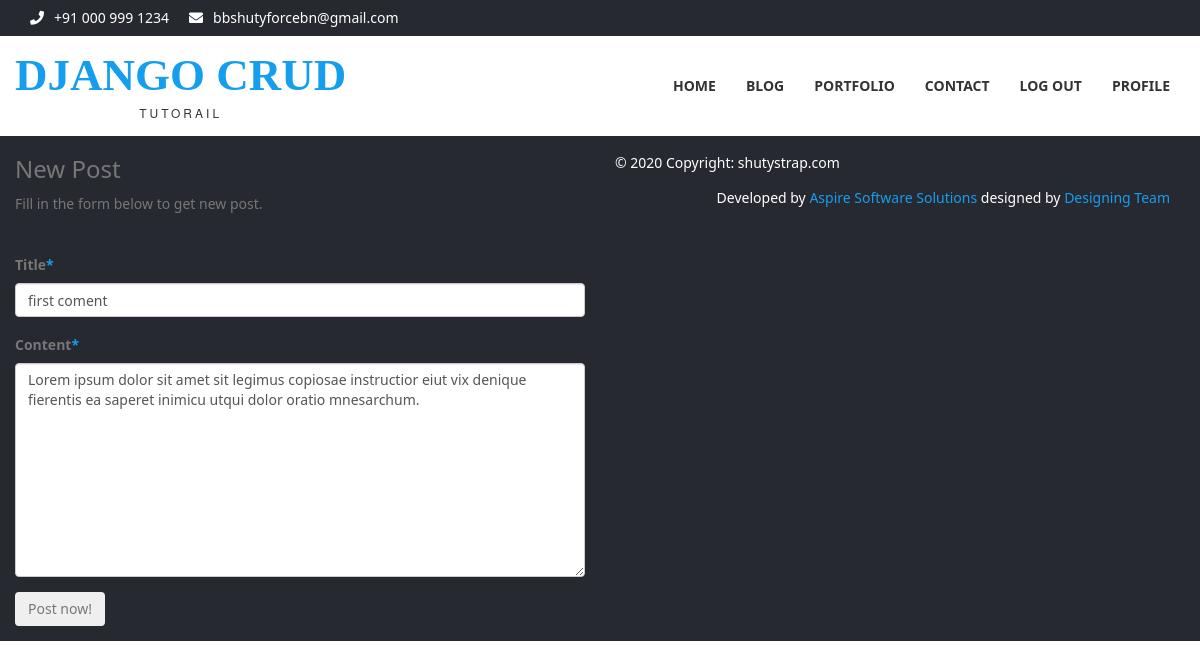
The page /post/4/update/ (signed in) on the database its author committed.
### blog/models.py (models this page shows, shortened)
class Post(models.Model):
    title = models.CharField(max_length=100)
    content = models.TextField()
    author = models.ForeignKey(User, on_delete=models.CASCADE)
    date_posted = models.DateTimeField(default=timezone.now)

### blog/views.py (the view, shortened to what this page needs)
# urls.py: path('post/<int:pk>/update/', views.PostUpdate.as_view(), name='post_update'),
class PostUpdate(LoginRequiredMixin, UserPassesTestMixin, UpdateView):
    model = Post
    fields = ['title', 'content']
    def test_func(self):
        post = self.get_object()
        if self.request.user == post.author:
            return True
        return False

### blog/templates/blog/post_form.html (shortened to what this page needs)
{% extends 'account/base.html' %}
{% load crispy_forms_tags %}
{% block content %}
<div class="col-md-6 col-sm-12">
  <div class="form-box">
      <div class="form-top">
          <div class="form-top-left">
              <h3>New Post</h3>
              <p>Fill in the form below to get new post.</p>
          </div>
          <div class="form-top-right">
          </div>
      </div>
      <div class="form-bottom">
          <form method="POST" role="form" action="" class="login-form">{% csrf_token %}
            {{form|crispy}}
              <button type="submit" class="btn">Post now!</button>
          </form>
      </div>
  </div>
</div>
{% endblock content %}

### rows shown on the page
Post: title "first coment", content "Lorem ipsum dolor sit amet sit legimus copiosae instructior eiut vix denique fierentis ea saperet inimicu utqui dolor oratio mnesarchum."
